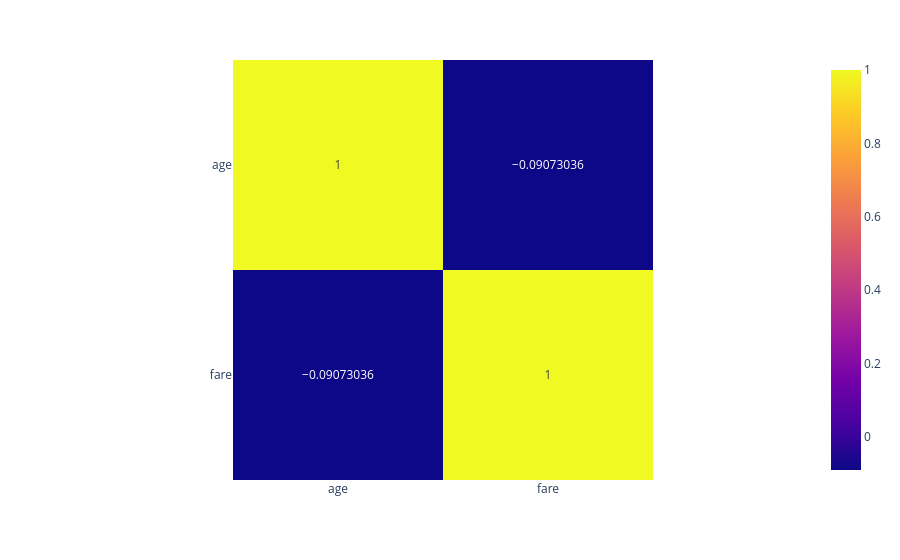

The cell this chart's notebook holds for it:
### Code cell
# heatmap on correlation of titanic dataset of age and fare
fig= px.imshow(df[['age','fare']].corr(),text_auto=True)
fig.show()

### Figure 1 — Plotly figure (JSON) as saved in the notebook; plotly's stock layout.template omitted (floating-point values rounded to 4 significant figures)
{"data": [{"coloraxis": "coloraxis", "hovertemplate": "x: %{x}<br>y: %{y}<br>color: %{z}<extra></extra>", "name": "0", "texttemplate": "%{z}", "type": "heatmap", "x": ["age", "fare"], "xaxis": "x", "y": ["age", "fare"], "yaxis": "y", "z": [[1.0, -0.09073], [-0.09073, 1.0]]}], "layout": {"coloraxis": {"colorscale": [[0, "#0d0887"], [0.1111, "#46039f"], [0.2222, "#7201a8"], [0.3333, "#9c179e"], [0.4444, "#bd3786"], [0.5556, "#d8576b"], [0.6667, "#ed7953"], [0.7778, "#fb9f3a"], [0.8889, "#fdca26"], [1, "#f0f921"]]}, "margin": {"t": 60}, "xaxis": {"anchor": "y", "constrain": "domain", "domain": [0, 1], "scaleanchor": "y"}, "yaxis": {"anchor": "x", "autorange": "reversed", "constrain": "domain", "domain": [0, 1]}}}
